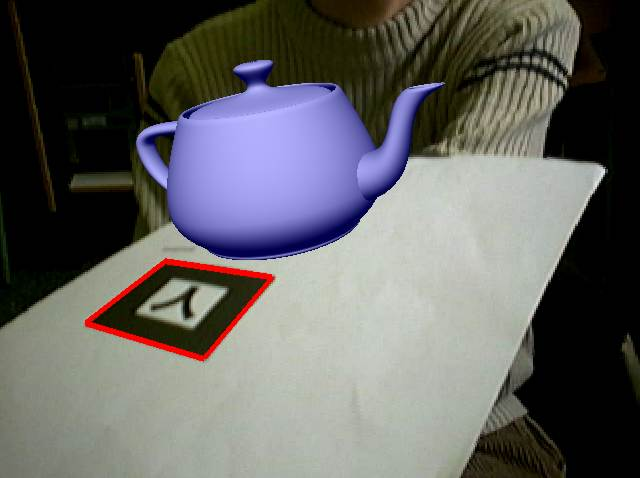
#> input picture Marcas/kanjiTestd.jpg, 640 x 478 px
$ python -i findGlass.py   (imports and definitions only)   (older library calls are emulated)
#> lines starting #> are read from the running program, lines starting #| are printed output that depends on the picture; after the words box and inside, x2 and y2 are one past the last pixel; in counts of white or black regions, pixels touching at a corner belong together
#> further down, picture is the input picture: shape (478, 640, 3); mean B, G, R 98.6, 99, 99.7
from picamera.array import PiRGBArray
from picamera import PiCamera
import numpy as np
import cv2
import time

def getContours(img):
	gray = img
	if(len(img.shape) > 2):
		gray = cv2.cvtColor(img, cv2.COLOR_BGR2GRAY)
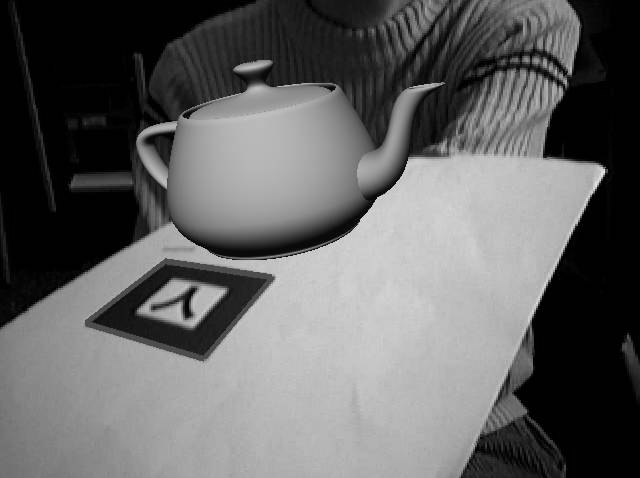
#> gray: shape (478, 640); min 0, max 238, mean 99.1
	#kernel = np.ones((5,5),np.uint8)
	#gray = cv2.erode(gray,kernel,iterations = 1)
	#gray = cv2.medianBlur(gray, 9)
	thresh = cv2.adaptiveThreshold(	gray.copy(),
									255,
									cv2.ADAPTIVE_THRESH_GAUSSIAN_C,\
										cv2.THRESH_BINARY,11,2)
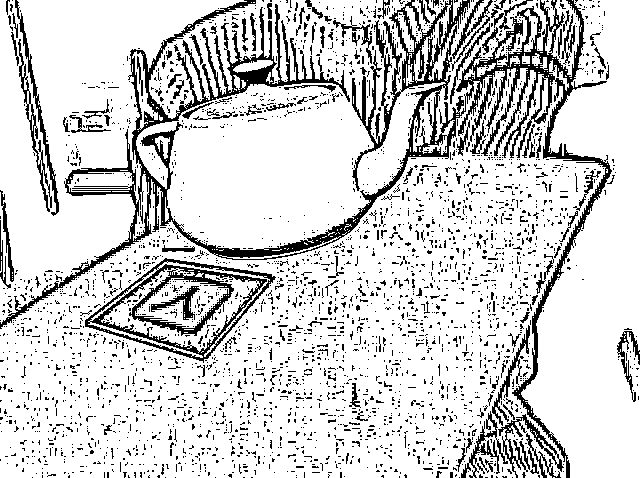
#> thresh: shape (478, 640); 82.6% white; black in thin lines or dots
	_, contours, hierarchy =   cv2.findContours(thresh.copy(),
											 cv2.RETR_LIST,
											 cv2.CHAIN_APPROX_SIMPLE)
#> contours = 4042 contours, 3677 with area under 20; largest, box (x1, y1, x2, y2) and area: (0, 0, 606, 478) 147035, (136, 0, 446, 250) 48636, (0, 0, 247, 324) 37402, (521, 0, 640, 478) 35172, (84, 257, 277, 364) 11428
	return contours, hierarchy

# [80 lines left out: functions boundingBoxes, reduceValue, findGlassHole, not called in this run]

>>> import cv2
>>> picture = cv2.imread('../Marcas/kanjiTestd.jpg')
>>> result = getContours(picture)
#> result has the same summary as contours in getContours
